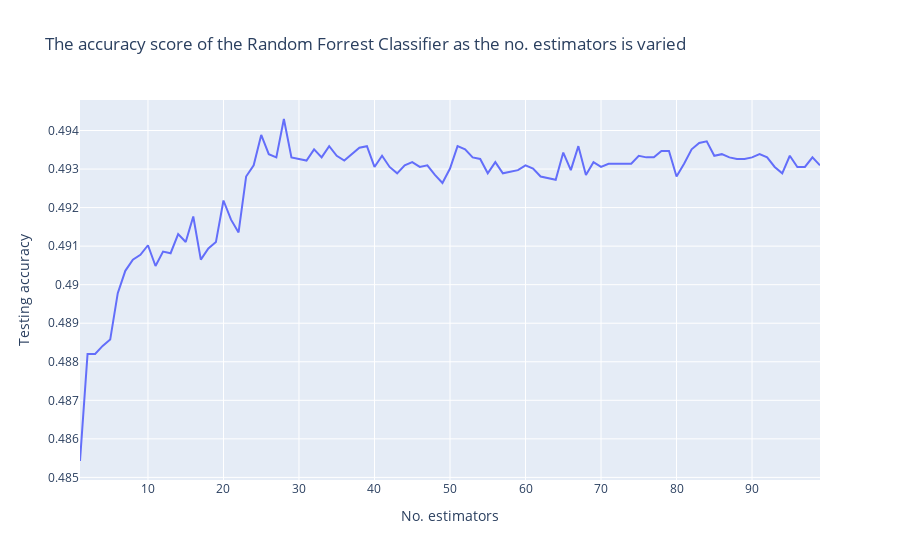

Notebook source saved alongside this figure:
### Code cell
px.line(
    x=range(1, len(estimators_scores_list) + 1),
    y=estimators_scores_list,
    labels={'x': 'No. estimators', 'y': 'Testing accuracy'},
    title='The accuracy score of the AdaBoost Classifier as the no. estimators is varied')

### Figure 1 — Plotly figure (JSON) as saved in the notebook; plotly's stock layout.template omitted (floating-point values rounded to 4 significant figures)
{"data": [{"hovertemplate": "No. estimators=%{x}<br>Testing accuracy=%{y}<extra></extra>", "legendgroup": "", "line": {"color": "#636efa", "dash": "solid"}, "marker": {"symbol": "circle"}, "mode": "lines", "name": "", "orientation": "v", "showlegend": false, "type": "scatter", "x": [1, 2, 3, 4, 5, 6, 7, 8, 9, 10, 11, 12, 13, 14, 15, 16, 17, 18, 19, 20, 21, 22, 23, 24, 25, 26, 27, 28, 29, 30, 31, 32, 33, 34, 35, 36, 37, 38, 39, 40, 41, 42, 43, 44, 45, 46, 47, 48, 49, 50, 51, 52, 53, 54, 55, 56, 57, 58, 59, 60, 61, 62, 63, 64, 65, 66, 67, 68, 69, 70, 71, 72, 73, 74, 75, 76, 77, 78, 79, 80, 81, 82, 83, 84, 85, 86, 87, 88, 89, 90, 91, 92, 93, 94, 95, 96, 97, 98, 99], "xaxis": "x", "y": [0.4854, 0.4882, 0.4882, 0.4884, 0.4886, 0.4898, 0.4904, 0.4906, 0.4908, 0.491, 0.4905, 0.4909, 0.4908, 0.4913, 0.4911, 0.4918, 0.4906, 0.4909, 0.4911, 0.4922, 0.4917, 0.4914, 0.4928, 0.4931, 0.4939, 0.4934, 0.4933, 0.4943, 0.4933, 0.4933, 0.4932, 0.4935, 0.4933, 0.4936, 0.4933, 0.4932, 0.4934, 0.4936, 0.4936, 0.4931, 0.4933, 0.4931, 0.4929, 0.4931, 0.4932, 0.4931, 0.4931, 0.4928, 0.4926, 0.493, 0.4936, 0.4935, 0.4933, 0.4933, 0.4929, 0.4932, 0.4929, 0.4929, 0.493, 0.4931, 0.493, 0.4928, 0.4928, 0.4927, 0.4934, 0.493, 0.4936, 0.4928, 0.4932, 0.4931, 0.4931, 0.4931, 0.4931, 0.4931, 0.4933, 0.4933, 0.4933, 0.4935, 0.4935, 0.4928, 0.4931, 0.4935, 0.4937, 0.4937, 0.4933, 0.4934, 0.4933, 0.4933, 0.4933, 0.4933, 0.4934, 0.4933, 0.4931, 0.4929, 0.4933, 0.4931, 0.4931, 0.4933, 0.4931], "yaxis": "y"}], "layout": {"legend": {"tracegroupgap": 0}, "title": {"text": "The accuracy score of the Random Forrest Classifier as the no. estimators is varied"}, "xaxis": {"anchor": "y", "domain": [0, 1], "title": {"text": "No. estimators"}}, "yaxis": {"anchor": "x", "domain": [0, 1], "title": {"text": "Testing accuracy"}}}}
